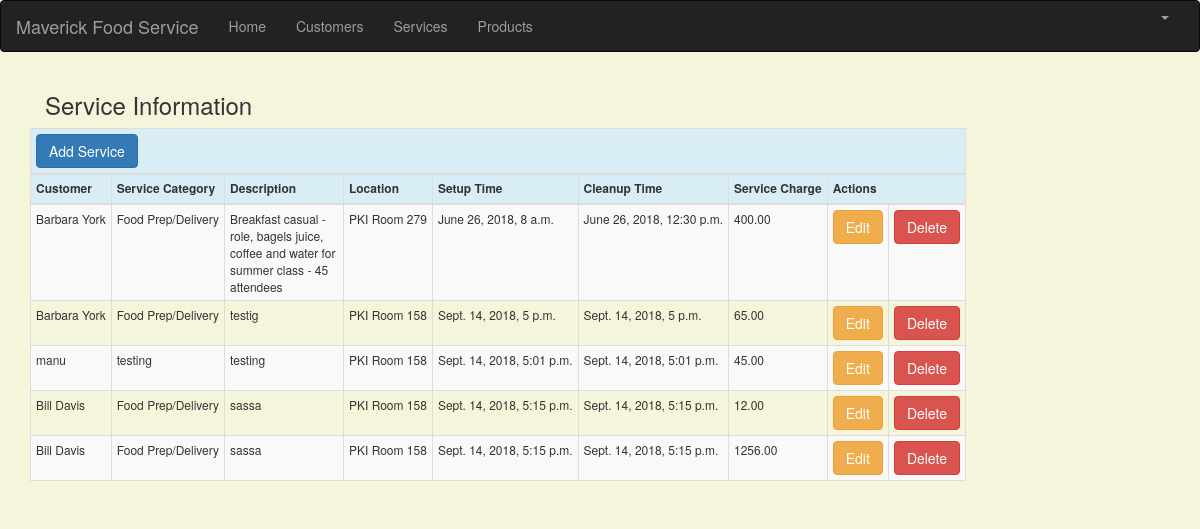
Screenshot of /service_list (signed in) with the database file from the repository.
### crm/models.py (models this page shows, shortened)
class Service(models.Model):
    cust_name = models.ForeignKey(Customer, on_delete=models.CASCADE, related_name='services')
    service_category = models.CharField(max_length=100)
    description = models.TextField()
    location = models.CharField(max_length=200)
    setup_time = models.DateTimeField(
        default=timezone.now)
    cleanup_time = models.DateTimeField(
        default=timezone.now)
    service_charge = models.DecimalField(max_digits=10, decimal_places=2)
    created_date = models.DateTimeField(
        default=timezone.now)
    updated_date = models.DateTimeField(auto_now_add=True)

class Customer(models.Model):
    cust_name = models.CharField(max_length=50)
    organization = models.CharField(max_length=100, blank=True)
    role = models.CharField(max_length=100)
    email = models.EmailField(max_length=100)
    bldgroom = models.CharField(max_length=100)
    address = models.CharField(max_length=200)
    account_number = models.IntegerField(blank=False, null=False)
    city = models.CharField(max_length=50)
    state = models.CharField(max_length=50)
    zipcode = models.CharField(max_length=10)
    phone_number = models.CharField(max_length=50)
    created_date = models.DateTimeField(
        default=timezone.now)
    updated_date = models.DateTimeField(auto_now_add=True)
    def __str__(self):
        return str(self.cust_name)

### crm/views.py (the view)
# urls.py: path('service_list', views.service_list, name='service_list'),
@login_required
def service_list(request):
    services = Service.objects.filter(created_date__lte=timezone.now())
    return render(request, 'crm/service_list.html', {'services': services})

### crm/templates/crm/service_list.html (shortened to what this page needs)
{% extends 'crm/base.html' %}
{% block content %}
    <html>
    <head>
        <link rel="stylesheet" href="https://maxcdn.bootstrapcdn.com/bootstrap/3.3.4/css/bootstrap.min.css">
    </head>
    <body>
<div class="container">
   <div class="row">
        <h3 style="padding-left: 15Px"><span class="pull-center">Service Information</span></h3>
           <table class="table table-striped table-bordered table-hover table-condensed table-responsive" >
               <thead>
            <tr class="bg-info">
                <th colspan="10" class="col text-left"><a href="{% url 'crm:service_new' %}" class="row"><span
            class="btn btn-primary">Add Service</span></a></th>
            </tr>
            <tr class="bg-info">
                <th nowrap="true">Customer</th>
                <th nowrap="true">Service Category</th>
                <th>Description</th>
                <th nowrap="true">Location</th>
                <th nowrap="true">Setup Time</th>
                <th nowrap="true">Cleanup Time</th>
                <th nowrap="true">Service Charge</th>
                <th colspan="3">Actions</th>
            </tr>
            </thead>
            <tbody>
            {% for service in services %}
                <tr>
                    <td nowrap="true">{{ service.cust_name }}</td>
                     <td nowrap="true">{{ service.service_category }}</td>
                     <td>{{ service.description }}</td>
                    <td nowrap="true">{{ service.location }}</td>
                    <td nowrap="true">{{ service.setup_time }}</td>
                    <td nowrap="true">{{ service.cleanup_time }}</td>
                    <td nowrap="true">{{ service.service_charge }}</td>
                     <td><a href="{% url 'crm:service_edit' pk=service.pk %}"
                           class="btn btn-warning">Edit</a></td>
                    <td><a href="{% url 'crm:service_delete' pk=service.pk %}"
                           onclick="return confirm('Are you sure you want to delete?')"
                           class="btn btn-danger">Delete</a>
                    </td>
                </tr>
            {% endfor %}
            </tbody>
        </table>
    </div>
</div>
    </body>
    </html>
{% endblock %}

### crm/templates/crm/base.html (style rules this page uses)
.table-condensed { width: 80% !important; font-size: 12px; }
.table th { width: auto !important; }

### crm/templates/crm/service_list.html (style rules this page uses)
body { background-color: beige; }

### rows the page displays
Service: cust_name "Barbara York", service_category "Food Prep/Delivery", description "Breakfast casual - role, bagels juice, coffee and water for summer class - 45 attendees", location "PKI Room 279", setup_time "June 26, 2018, 8 a.m.", cleanup_time "June 26, 2018, 12:30 p.m.", service_charge "400.00"
Service: cust_name "Barbara York", service_category "Food Prep/Delivery", description "testig", location "PKI Room 158", setup_time "Sept. 14, 2018, 5 p.m.", cleanup_time "Sept. 14, 2018, 5 p.m.", service_charge "65.00"
Service: cust_name "manu", service_category "testing", description "testing", location "PKI Room 158", setup_time "Sept. 14, 2018, 5:01 p.m.", cleanup_time "Sept. 14, 2018, 5:01 p.m.", service_charge "45.00"
Service: cust_name "Bill Davis", service_category "Food Prep/Delivery", description "sassa", location "PKI Room 158", setup_time "Sept. 14, 2018, 5:15 p.m.", cleanup_time "Sept. 14, 2018, 5:15 p.m.", service_charge "12.00"
Service: cust_name "Bill Davis", service_category "Food Prep/Delivery", description "sassa", location "PKI Room 158", setup_time "Sept. 14, 2018, 5:15 p.m.", cleanup_time "Sept. 14, 2018, 5:15 p.m.", service_charge "1256.00"
